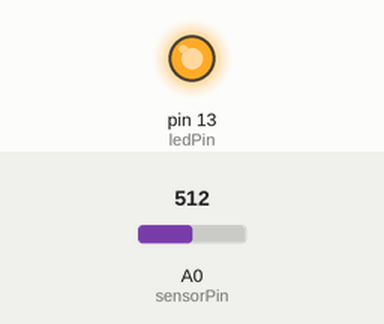
Simulated run of this sketch. Board: Arduino Uno, built with avr-gcc and run on an emulated ATmega328P. Parts: output pins drawn as LEDs (lit = HIGH). The test bench sets the inputs (shaded band); at power-on: A0 (sensorPin) = 512.

Above: at 1.3 s.
1.4 s: A0 (sensorPin) set to 504
At 1.8 s:
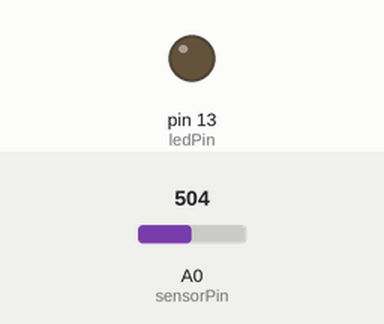
3.0 s: A0 (sensorPin) set to 521
At 3.4 s:
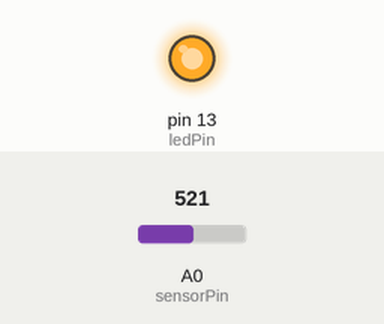
4.5 s: A0 (sensorPin) set to 511
At 5.7 s:
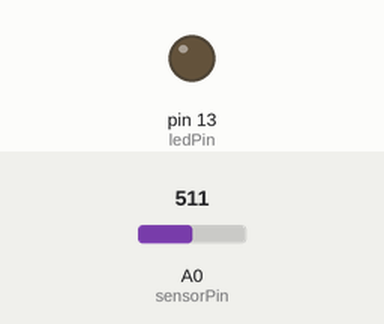
Timing chart, 0 to 7.5 s (numbered marks = the images above; inputs shaded):
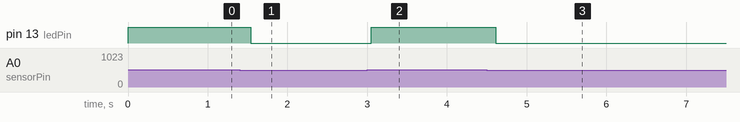

The sketch:

AnalogInTweak.ino
```cpp
int sensorPin = A0;
int ledPin = 13;
int sensorValue = 0;

void setup()
{
    pinMode(ledPin, OUTPUT);
}

void loop()
{
    sensorValue = analogRead(sensorPin);
    if (sensorValue > 511)
    {
        digitalWrite(ledPin, HIGH);
        delay(sensorValue);
    }
    else
    {
        digitalWrite(ledPin, LOW);
        delay(sensorValue);
    }

}
```

Measured:
- the behaviour switches between 512 and 511 on A0 (sensorPin) (found by bisection; images 0 and 1)
- after the input at 1.4 s, pin 13 (ledPin): HIGH → LOW after 0.14 s
- after the input at 3.0 s, pin 13 (ledPin): LOW → HIGH after 0.05 s
- after the input at 4.5 s, pin 13 (ledPin): HIGH → LOW after 0.11 s
